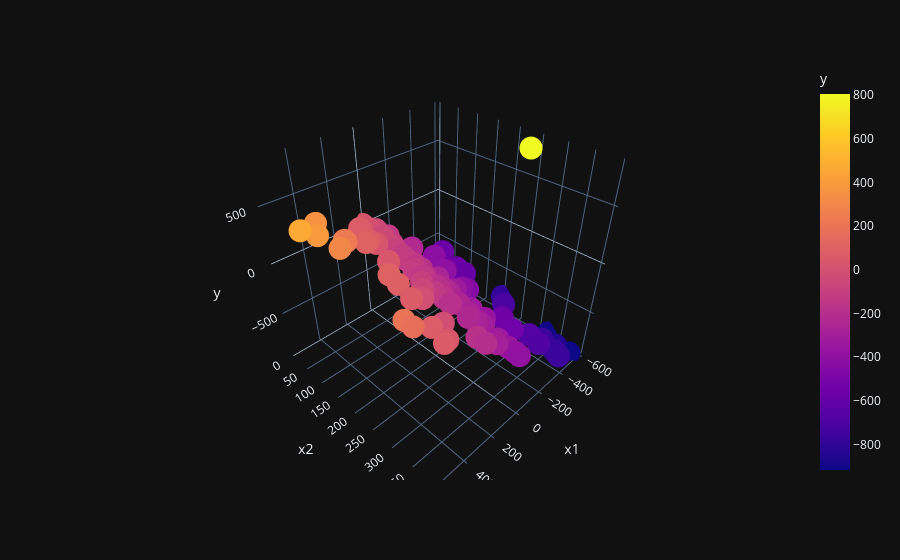

The notebook cell this image was saved under:
### Code cell
df = pd.read_csv("data1.csv")

fig = px.scatter_3d(df, x='x1', y='x2', z='y', color='y')
fig.show()
